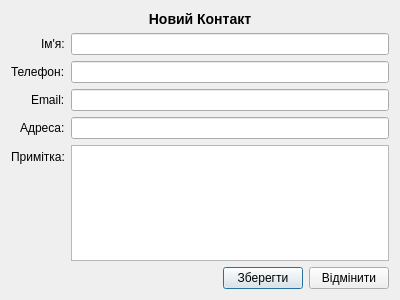
<?xml version="1.0" encoding="UTF-8"?>
<ui version="4.0">
 <class>CreateContactDialog</class>
 <widget class="QDialog" name="CreateContactDialog">
  <property name="geometry">
   <rect>
    <x>0</x>
    <y>0</y>
    <width>400</width>
    <height>300</height>
   </rect>
  </property>
  <property name="windowTitle">
   <string>Створити Контакт</string>
  </property>
  <layout class="QVBoxLayout" name="verticalLayout">
   <item>
    <widget class="QLabel" name="label_title">
     <property name="text">
      <string>&lt;h3&gt;Новий Контакт&lt;/h3&gt;</string>
     </property>
     <property name="alignment">
      <set>Qt::AlignCenter</set>
     </property>
    </widget>
   </item>
   <item>
    <layout class="QFormLayout" name="formLayout">
     <property name="labelAlignment">
      <set>Qt::AlignRight|Qt::AlignTrailing|Qt::AlignVCenter</set>
     </property>
     <item row="0" column="0">
      <widget class="QLabel" name="label_name">
       <property name="text">
        <string>Ім'я:</string>
       </property>
      </widget>
     </item>
     <item row="0" column="1">
      <widget class="QLineEdit" name="lineEdit_name"/>
     </item>
     <item row="1" column="0">
      <widget class="QLabel" name="label_phone">
       <property name="text">
        <string>Телефон:</string>
       </property>
      </widget>
     </item>
     <item row="1" column="1">
      <widget class="QLineEdit" name="lineEdit_phone"/>
     </item>
     <item row="2" column="0">
      <widget class="QLabel" name="label_email">
       <property name="text">
        <string>Email:</string>
       </property>
      </widget>
     </item>
     <item row="2" column="1">
      <widget class="QLineEdit" name="lineEdit_email"/>
     </item>
     <item row="3" column="0">
      <widget class="QLabel" name="label_address">
       <property name="text">
        <string>Адреса:</string>
       </property>
      </widget>
     </item>
     <item row="3" column="1">
      <widget class="QLineEdit" name="lineEdit_address"/>
     </item>
     <item row="4" column="0">
      <widget class="QLabel" name="label_notes">
       <property name="text">
        <string>Примітка:</string>
       </property>
      </widget>
     </item>
     <item row="4" column="1">
      <widget class="QTextEdit" name="textEdit_notes"/>
     </item>
    </layout>
   </item>
   <item>
    <layout class="QHBoxLayout" name="horizontalLayout_buttons">
     <item>
      <spacer name="horizontalSpacer">
       <property name="orientation">
        <enum>Qt::Horizontal</enum>
       </property>
       <property name="sizeHint" stdset="0">
        <size>
         <width>40</width>
         <height>20</height>
        </size>
       </property>
      </spacer>
     </item>
     <item>
      <widget class="QPushButton" name="pushButton_save">
       <property name="text">
        <string>Зберегти</string>
       </property>
      </widget>
     </item>
     <item>
      <widget class="QPushButton" name="pushButton_cancel">
       <property name="text">
        <string>Відмінити</string>
       </property>
      </widget>
     </item>
    </layout>
   </item>
  </layout>
 </widget>
 <resources/>
 <connections/>
</ui>
